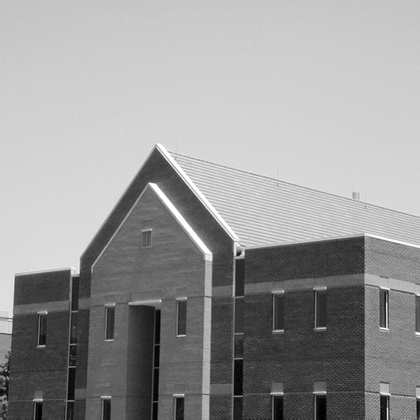
%> input picture Homework_2/code/3_3.jpg, 420 x 420 px, shrunk from 600 x 600 before the run
$ octave --eval "result = average(imread('3_3.jpg'));"   (GNU Octave 9; MATLAB toolbox functions it lacks are replaced by stand-ins)
%> lines starting %> are read from the running program, lines starting %| are printed output that depends on the picture
### Homework_2/code/padding.m
function [output] =padding(A,m,n)
%UNTITLED3 Summary of this function goes here
%   Detailed explanation goes here
    output=zeros(m,n);
    [x,y] =size(A);
    for i=1:x
        for j=1:y
            output(i,j)=A(i,j);
        end
    end
end

### Homework_2/code/average.m
function [output] = average(img)
%UNTITLED2 Summary of this function goes here
%   Detailed explanation goes here
    [m,n]=size(img); idx = ones(m,n);
%> after `[m,n]=size(img)`: m = 420; n = 420
    for j=1:m
        idx(j,:)=(j-1)+(0:n-1);
    end
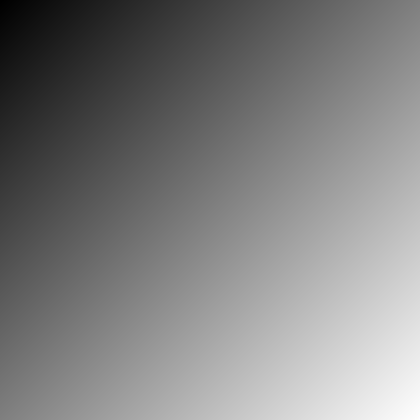
%> idx: size 420x420 double; min 0, max 838, mean 419; drawn with min black and max white
    transfer=double((-1).^idx);
    f2=fft2(double(img).*transfer,2*m,2*n);

    avgFunc = [0.111111,0.111111,0.111111;0.111111,0.111111,0.111111;0.111111,0.111111,0.111111];
    avgFuncPad = padding(avgFunc, m,n);
%> after the loop in padding, `for i=1:x`:
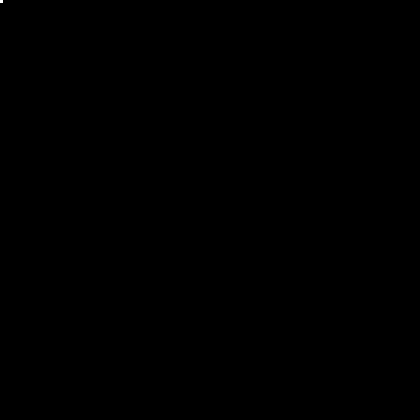
%> output: size 420x420 double; values 0 (black) and 0.111 (white), 0.01% white; 1 white region (1 under 20 px)
    avgFilter = ((fft2(avgFuncPad.*transfer,2*m,2*n)));


    filter=f2.*avgFilter;
    i_new = ifft2(filter);
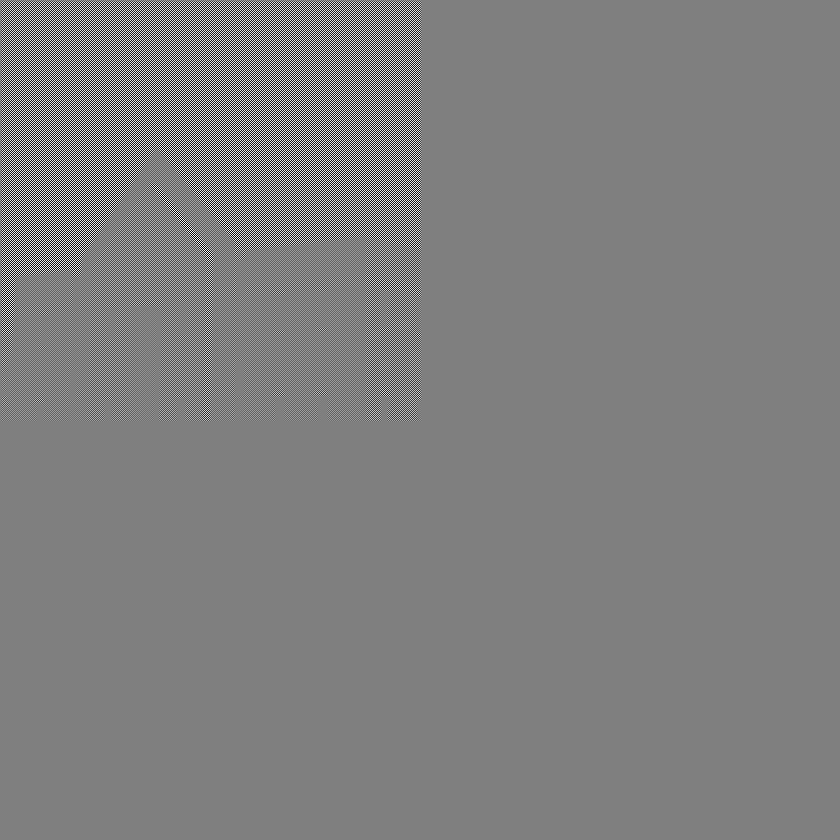
%> i_new: size 840x840 double; min -253.8, max 253.8, mean 0; drawn with min black and max white
    i_new=i_new(1:m,1:n);
%> i_new: size 420x420 double
    i_new_new = uint8((real(i_new).*transfer));
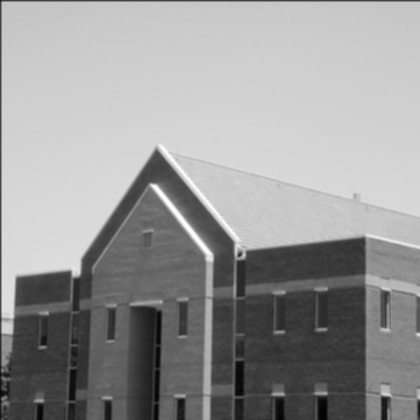
%> i_new_new: size 420x420 uint8; min 2, max 254, mean 152.3

    imshow(i_new_new,[]);
    imwrite(i_new_new,"avg_freq.jpg");

    img=padding(img,m+2,n+2);
%> call 2 of padding, with m = 422, n = 422
%> after the loop in padding (call 2), `for i=1:x`:
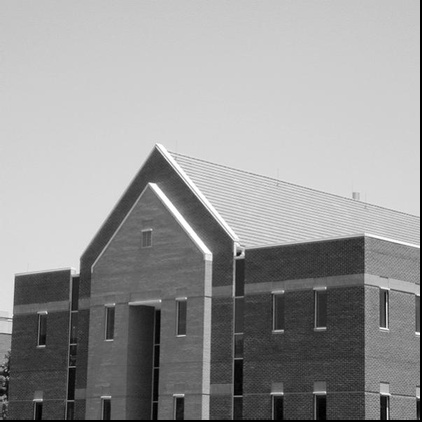
%> output: size 422x422 double; min 0, max 255, mean 151.4
    avgFuncPadd = padding(avgFunc,m+2,n+2);
    i_space = (conv2(img,avgFuncPadd));
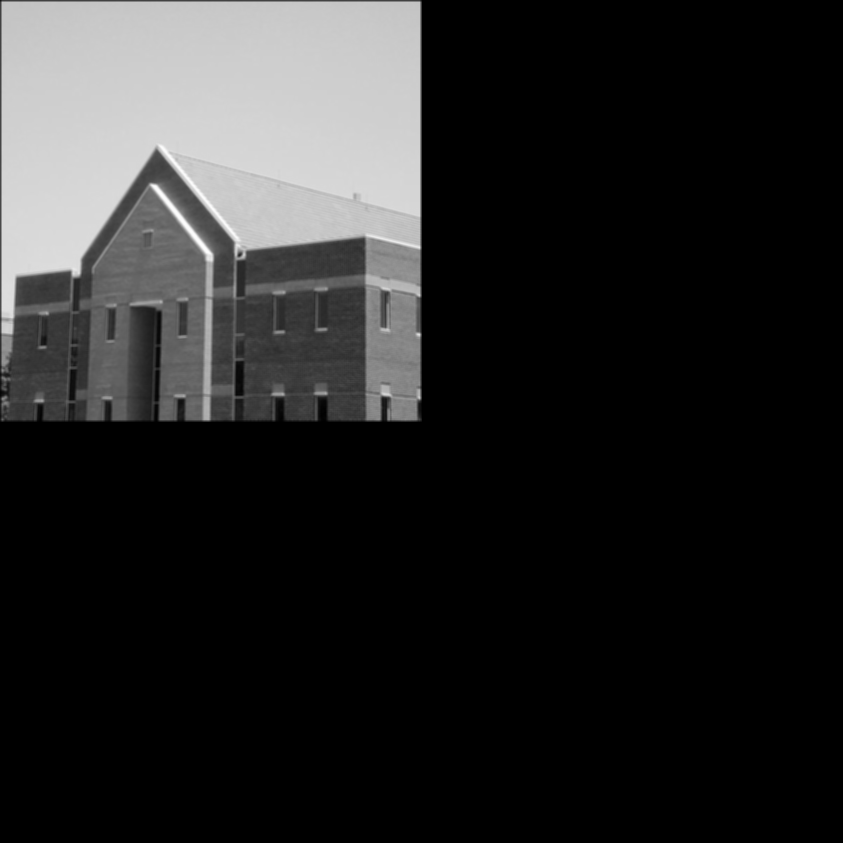
%> i_space: size 843x843 double; min 0, max 253.8, mean 37.9
    i_space = uint8(i_space(1:m,1:n));
    imshow(i_space,[]);
    imwrite(i_space, "avg_space.jpg");


    filter_jpg = (fftshift(log(1+abs((avgFilter)))));
    imshow((filter_jpg),[]); % avg freq graph
    filter_jpg = (fftshift(log(1+abs((filter)))));
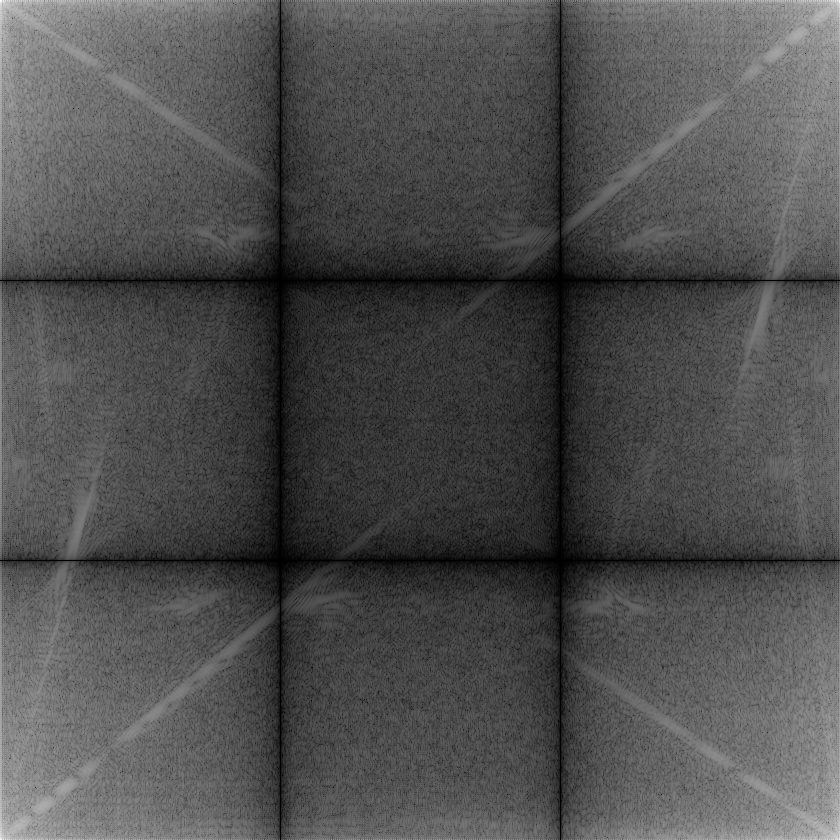
%> filter_jpg: size 840x840 double; min 0, max 17.11, mean 5.29; drawn with min black and max white
    imshow((filter_jpg),[]); % after avg freq graph


end
%> (the run ends here)
